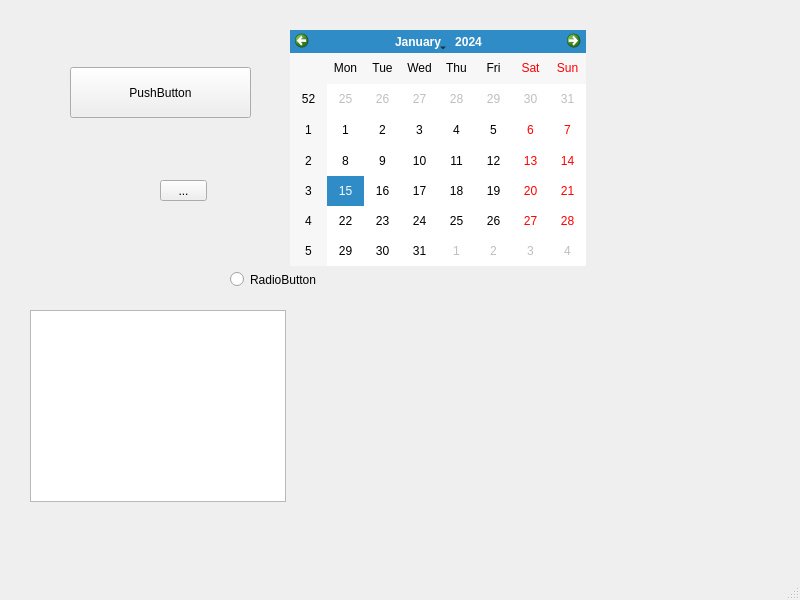
<?xml version="1.0" encoding="UTF-8"?>
<ui version="4.0">
 <class>MainWindow</class>
 <widget class="QMainWindow" name="MainWindow">
  <property name="geometry">
   <rect>
    <x>0</x>
    <y>0</y>
    <width>800</width>
    <height>600</height>
   </rect>
  </property>
  <property name="windowTitle">
   <string>MainWindow</string>
  </property>
  <widget class="QWidget" name="centralwidget">
   <widget class="QPushButton" name="pushButton">
    <property name="geometry">
     <rect>
      <x>70</x>
      <y>67</y>
      <width>181</width>
      <height>51</height>
     </rect>
    </property>
    <property name="text">
     <string>PushButton</string>
    </property>
   </widget>
   <widget class="QToolButton" name="toolButton">
    <property name="geometry">
     <rect>
      <x>160</x>
      <y>180</y>
      <width>47</width>
      <height>21</height>
     </rect>
    </property>
    <property name="text">
     <string>...</string>
    </property>
   </widget>
   <widget class="QRadioButton" name="radioButton">
    <property name="geometry">
     <rect>
      <x>230</x>
      <y>270</y>
      <width>115</width>
      <height>19</height>
     </rect>
    </property>
    <property name="text">
     <string>RadioButton</string>
    </property>
   </widget>
   <widget class="QTreeView" name="treeView">
    <property name="geometry">
     <rect>
      <x>30</x>
      <y>310</y>
      <width>256</width>
      <height>192</height>
     </rect>
    </property>
   </widget>
   <widget class="QCalendarWidget" name="calendarWidget">
    <property name="geometry">
     <rect>
      <x>290</x>
      <y>30</y>
      <width>296</width>
      <height>236</height>
     </rect>
    </property>
   </widget>
  </widget>
  <widget class="QMenuBar" name="menubar">
   <property name="geometry">
    <rect>
     <x>0</x>
     <y>0</y>
     <width>800</width>
     <height>26</height>
    </rect>
   </property>
  </widget>
  <widget class="QStatusBar" name="statusbar"/>
 </widget>
 <resources/>
 <connections/>
</ui>
